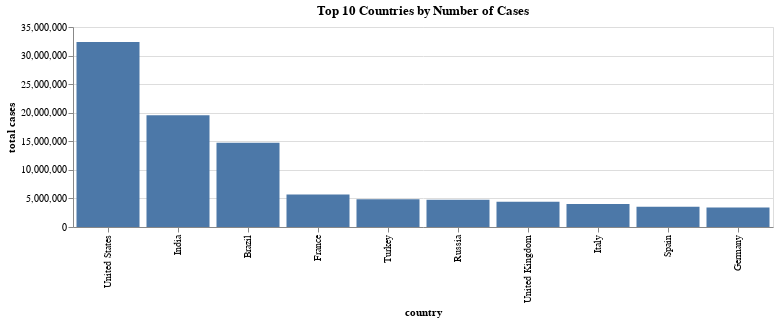

The notebook cell this image was saved under:
### Code cell
# graph for 10 top countries
top_10_total_cases = alt.Chart(infection_total, title="Top 10 Countries by Number of Cases").mark_bar().encode(
    x=alt.X('country', sort='-y'),
    y="total cases",
    tooltip=list(world_data.columns)
).properties(
    height=200,
    width=700
).transform_window(
    rank='rank(total cases)',
    sort=[alt.SortField('total cases', order='descending')]
).transform_filter(
    (alt.datum.rank <= 10)
)

top_10_total_cases

### Figure 1 — Vega-Lite specification as saved in the notebook (floating-point values rounded to 4 significant figures; data arrays with more than 128 entries replaced by an {"elided": "..."} marker saying what was removed)
{"config": {"view": {"continuousWidth": 400, "continuousHeight": 300}}, "data": {"name": "data-a952a390bcf287331470e8d16cbe1188"}, "mark": "bar", "encoding": {"tooltip": [{"type": "nominal", "field": "country"}, {"type": "nominal", "field": "date"}, {"type": "quantitative", "field": "total cases"}, {"type": "quantitative", "field": "daily cases"}, {"type": "quantitative", "field": "total deaths"}, {"type": "quantitative", "field": "daily deaths"}, {"type": "quantitative", "field": "total vaccinations"}, {"type": "quantitative", "field": "daily vaccinations"}], "x": {"type": "nominal", "field": "country", "sort": "-y"}, "y": {"type": "quantitative", "field": "total cases"}}, "height": 200, "title": "Top 10 Countries by Number of Cases", "transform": [{"window": [{"op": "rank", "field": "total cases", "as": "rank"}], "sort": [{"field": "total cases", "order": "descending"}]}, {"filter": "(datum.rank <= 10)"}], "width": 700, "$schema": "https://vega.github.io/schema/vega-lite/v4.8.1.json", "datasets": {"data-a952a390bcf287331470e8d16cbe1188": {"elided": "196 records"}}}
